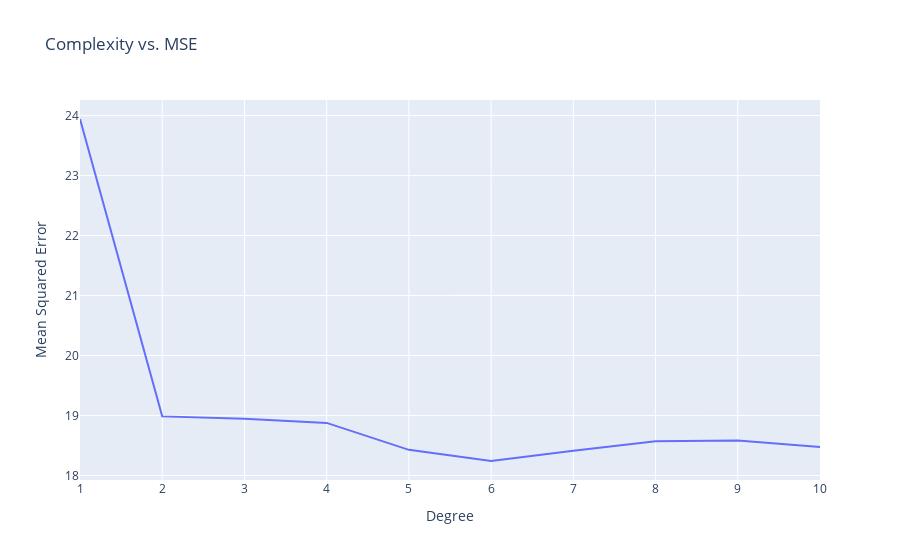

Notebook cell for this chart:
### Markdown cell above
### Plotting the Results

Uncomment the code below to generate a plot of the model complexity vs. the mean squared error of your fit pipe.  Do you see the same behavior from the videos -- a decrease in MSE as the complexity increases?

### Code cell
px.line(x = list(range(1, 11)), y = mses,  labels = {'x': 'Degree',
                                                       'y': "Mean Squared Error"},
           title = 'Complexity vs. MSE')

### Figure 1 — Plotly figure (JSON) as saved in the notebook; plotly's stock layout.template omitted (floating-point values rounded to 4 significant figures)
{"data": [{"hovertemplate": "Degree=%{x}<br>Mean Squared Error=%{y}<extra></extra>", "legendgroup": "", "line": {"color": "#636efa", "dash": "solid"}, "marker": {"symbol": "circle"}, "mode": "lines", "name": "", "orientation": "v", "showlegend": false, "type": "scatter", "x": [1, 2, 3, 4, 5, 6, 7, 8, 9, 10], "xaxis": "x", "y": [23.94, 18.98, 18.94, 18.88, 18.43, 18.24, 18.41, 18.57, 18.58, 18.47], "yaxis": "y"}], "layout": {"legend": {"tracegroupgap": 0}, "title": {"text": "Complexity vs. MSE"}, "xaxis": {"anchor": "y", "domain": [0, 1], "title": {"text": "Degree"}}, "yaxis": {"anchor": "x", "domain": [0, 1], "title": {"text": "Mean Squared Error"}}}}
